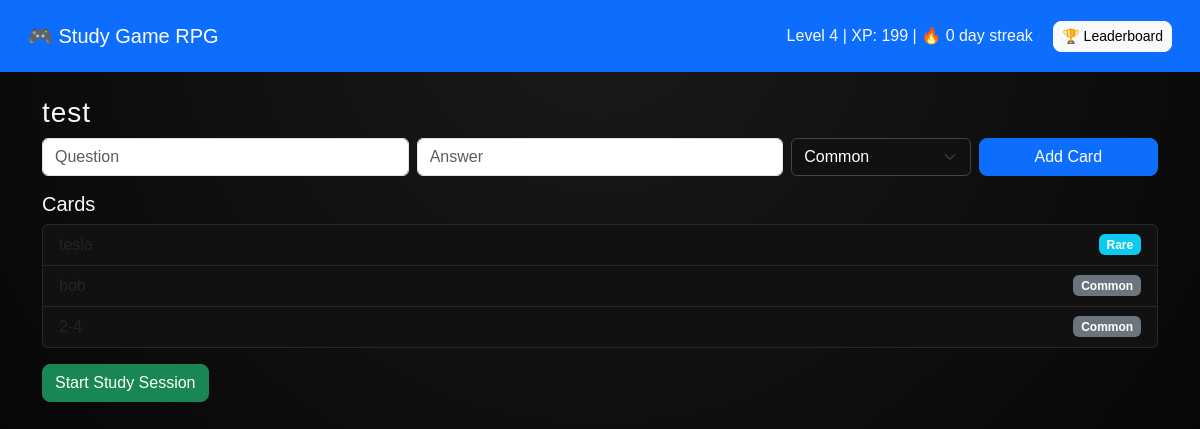
/deck/1, run on an earlier commit of the app's database.
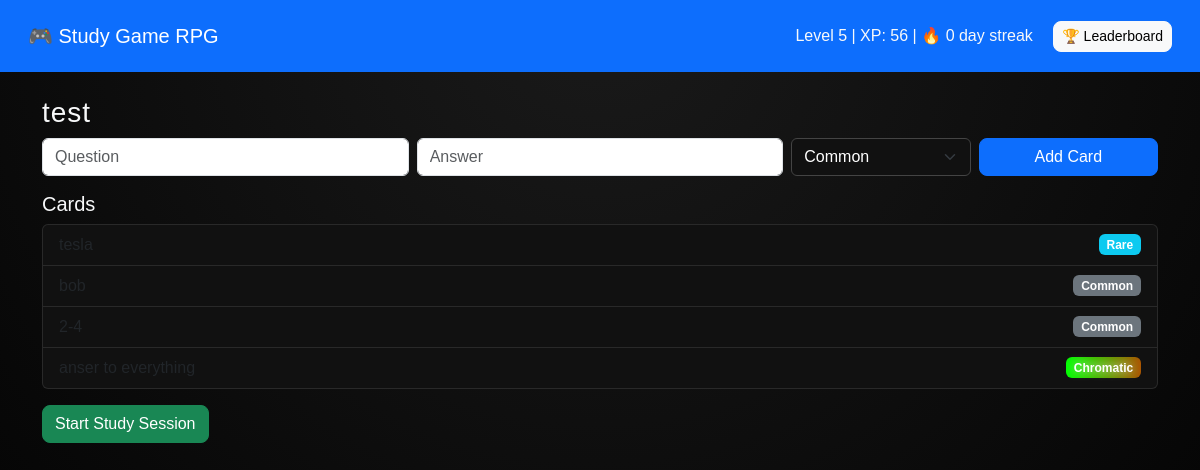
And on a later commit of the database.
### models.py (models this page shows)
class Player(db.Model):
    id = db.Column(db.Integer, primary_key=True)
    username = db.Column(db.String(50))
    xp = db.Column(db.Integer)
    level = db.Column(db.Integer)
    streak = db.Column(db.Integer)
    last_study = db.Column(db.String(20))
    combo = db.Column(db.Integer, default=0)

class Card(db.Model):
    id = db.Column(db.Integer, primary_key=True)
    question = db.Column(db.String(200), nullable=False)
    answer = db.Column(db.String(200), nullable=False)
    rarity = db.Column(db.String(20))
    deck_id = db.Column(db.Integer, db.ForeignKey("deck.id"))

### app.py (the view)
@app.route("/deck/<int:deck_id>")
def view_deck(deck_id):
    deck = Deck.query.get_or_404(deck_id)
    return render_template("deck.html", deck=deck)

### app.py (called while the page is built)
def get_player():
    player = Player.query.first()
    if not player:
        player = Player(username="You", xp=0, level=1, streak=0, last_study=str(datetime.date.today()))
        db.session.add(player)
        db.session.commit()
    return player

@app.context_processor
def inject_player():
    try:
        return {"player": get_player()}
    except Exception:
        return {"player": None}

### templates/deck.html (shortened to what this page needs)
{% extends "base.html" %}
{% block content %}
<h3>{{ deck.name }}</h3>
<form method="post" action="/deck/{{ deck.id }}/add" class="mb-3">
  <div class="row g-2">
    <div class="col-md-4">
      <input name="question" class="form-control" placeholder="Question" required>
    </div>
    <div class="col-md-4">
      <input name="answer" class="form-control" placeholder="Answer" required>
    </div>
    <div class="col-md-2">
      <select name="rarity" class="form-select">
  <option value="Common">Common</option>
</select>
    </div>
    <div class="col-md-2 d-grid">
      <button class="btn btn-primary">Add Card</button>
    </div>
  </div>
</form>
<h5>Cards</h5>
<ul class="list-group mb-3">
  {% for card in deck.cards %}
  <li class="list-group-item d-flex justify-content-between align-items-center">
    {{ card.question }}
    <span class="badge
  {% if card.rarity == 'Common' %}bg-secondary
  {% elif card.rarity == 'Rare' %}bg-info
  {% elif card.rarity == 'Epic' %}bg-warning
  {% elif card.rarity == 'Legendary' %}bg-danger
  {% elif card.rarity == 'Chromatic' %}badge-chromatic
  {% endif %}">
  {{ card.rarity }}
</span>
  </li>
  {% else %}
  <li class="list-group-item text-muted">No cards yet.</li>
  {% endfor %}
</ul>
<a href="/study/{{ deck.id }}" class="btn btn-success">Start Study Session</a>
{% endblock %}

### templates/base.html (shortened to what this page needs)
<!DOCTYPE html>
<html lang="en">
<head>
  <link href="https://cdn.jsdelivr.net/npm/bootstrap@5.3.3/dist/css/bootstrap.min.css" rel="stylesheet">
  <link rel="stylesheet" href="{{ url_for('static', filename='style.css') }}">
</head>
<body class="bg-dark text-light">
<nav class="navbar navbar-dark bg-primary p-3">
  <div class="container-fluid">
    <a class="navbar-brand" href="/">🎮 Study Game RPG</a>
    <div>
      Level {{ player.level }} | XP: {{ player.xp }} | 🔥 {{ player.streak }} day streak
      <a href="/leaderboard" class="btn btn-sm btn-light ms-3">🏆 Leaderboard</a>
    </div>
  </div>
</nav>
<div class="container mt-4">
  {% block content %}{% endblock %}
</div>
</body>
</html>

What changed in the data, as far as the page shows it:
changed Player: level "4" → "5"; xp "199" → "56"
added Card: question "anser to everything", rarity "Chromatic"
